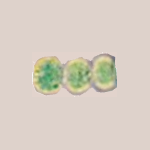
#> input picture dataset-processed/Train/Anabaena/123b6.png, 150 x 150 px, found by its file name; its folder holds 3 pictures in this run
$ jupyter execute 'Preprocessing Phase #2 - Equalization of image sizes.ipynb'
#> lines starting #> are read from the running program, lines starting #| are printed output that depends on the picture
# Preprocessing Phase #2 - Equalization of Image Sizes

### CTCB (Classification of Toxigenic CyanoBacterial genera) project

* ***Author : Iman Kianian***
* Paper Link :

--------------------

#### Import the necessary libraries

[cell 1]
import os
import glob
import cv2
import numpy as np
from PIL import Image
import uuid

---------------

## Defining 2 functions:

[cell 2]
def calculatebackground(img):
    """
        this function estimates the background color of an image.

        img (nd.array): an 2d numpy array (an image)
    """
    args_r = (img[:,0][:,0] ,img[:,-1][:,0],img[0,:][:,0] , img[-1,:][:,0] ) # collecting R channel of all surrounding pixels of the image
    args_g = (img[:,0][:,1] ,img[:,-1][:,1],img[0,:][:,1] , img[-1,:][:,1] ) # collecting G channel of all surrounding pixels of the image
    args_b = (img[:,0][:,2] ,img[:,-1][:,2],img[0,:][:,2] , img[-1,:][:,2] ) # collecting B channel of all surrounding pixels of the image

    args_r = np.concatenate(args_r)
    args_g = np.concatenate(args_g)
    args_b = np.concatenate(args_b)

    r = np.mean(args_r,axis=None)  # calculating mean on all R channels of all surrounding pixels of the image
    g = np.mean(args_g,axis=None)  # calculating mean on all G channels of all surrounding pixels of the image
    b = np.mean(args_b,axis=None)  # calculating mean on all B channels of all surrounding pixels of the image
    return int(np.round(r)),int(np.round(g)),int(np.round(b))

The background color from images will be inferred using the mean of the surrounding pixels in this function.

[cell 3]
def expand2square(pil_img, background_color,target_size=150):
    """
        this function convert a image to its square size of size = target_size

        pil_img (nd.array): an 2d numpy array (an image)
        background_color (tuple): a tuple of 3 components for (R,G,B) channels
        target_size (int): result image will be of size target_size x target_size
    """
    pil_img = Image.fromarray(pil_img)
    width, height = pil_img.size
    if width == height and width == target_size:
        return pil_img
    elif width > height:
        result = Image.new(pil_img.mode, (width, width), background_color)
        result.paste(pil_img, (0, (width - height) // 2))
        height = width
    else:
        result = Image.new(pil_img.mode, (height, height), background_color)
        result.paste(pil_img, ((height - width) // 2, 0))
        width = height

    if width>target_size:
        dim = (target_size,target_size)
        resized = cv2.resize(np.array(result), dim, interpolation = cv2.INTER_AREA)
        return resized
    elif width<target_size:
        resized = Image.new(result.mode, (target_size, target_size), background_color)
        resized.paste(result, ((target_size - width) // 2, (target_size - height) // 2))
        return resized
    else:
        return result

This function converts images to a specific size regardless of their initial size. If the initial size is small or large, we use upscaling or downscaling. we fill the empty pixels with a color that we derive from each image as its background.

# Load Dataset

#### *Training Dataset*

[cell 4]
Categories = list(os.listdir("../dataset/Train"))
Categories

[cell 5]
print(f'There are {len(Categories)} categories of oxigenic cyanobacterial genera.')

[cell 6]
images = {}
images_directory = {}
for cls in Categories:
    directory = "../dataset/Train/"+cls
    if os.path.isdir(directory):
        imags = []
        imgs_directory = []
        for i, filename in enumerate(os.listdir(directory)):
            image_format = filename.split('.')[-1]  # get image format (eg. png or jpg, etc.)
            if image_format in ('jpg','png'):
                addr = directory+"/"+filename
                image = cv2.imread(addr)
#> image is the input picture: shape (150, 150, 3); mean B, G, R 195.1, 206.4, 215.6
                imags.append(image)
                imgs_directory.append(addr)
        images[cls] = imags
        images_directory[cls] = imgs_directory

[cell 7]
images_directory

[cell 8]
images

[cell 9]
countofallimages = 0
for cls in Categories:
  print(f'Number of Images in {cls} class is = {len(images[cls])}')
  countofallimages += len(images[cls])

[cell 10]
X = []   # X stores images of train dataset
y = []   # y stores labels of each image
X_addr = []  # X_addr stores path of each image
for cls in Categories:
  for img in images[cls]:
    X.append(img)
    y.append(cls)
for cls in Categories:
  for img in images_directory[cls]:
    X_addr.append(img)
y = np.array(y)
X = np.array(X)
X_addr = np.array(X_addr)

[cell 11]
for i , img in enumerate(X):
    try:
        os.mkdir(f'../dataset-processed/Train/{y[i]}')
    except:
        pass
    address = f'../dataset-processed/Train/{y[i]}/{X_addr[i][17:].split("/")[1]}'
    new_X = expand2square(img,calculatebackground(img))
    cv2.imwrite(address, np.array(new_X))
#> this loop made 4 passes
#> pass 2, in expand2square (call 2), `pil_img = Image.fromarray(pil_img)`:
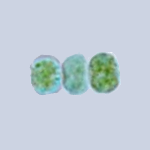
#> pil_img: PIL image 150x150 RGB; mean R, G, B 193.7, 205.7, 215.7
#> pass 3, in expand2square (call 3), `pil_img = Image.fromarray(pil_img)`:
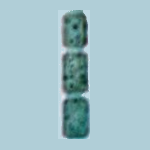
#> pil_img: PIL image 150x150 RGB; mean R, G, B 162.4, 193.8, 201.1

------------------

#### *Test Dataset*

[cell 12]
images = {}
images_directory = {}
for cls in Categories:
    directory = "../dataset/Test/"+cls
    if os.path.isdir(directory):
        imags = []
        imgs_directory = []
        for i, filename in enumerate(os.listdir(directory)):
            image_format = filename.split('.')[-1]  # get image format (eg. png or jpg, etc.)
#> image_format = 'png'
            if image_format in ('jpg','png'):
                addr = directory+"/"+filename
#> addr = '../dataset/Test/Anabaena/123b6.png'
                image = cv2.imread(addr)
                imags.append(image)
                imgs_directory.append(addr)
        images[cls] = imags
        images_directory[cls] = imgs_directory

[cell 13]
countofallimages = 0
for cls in Categories:
  print(f'Number of Images in {cls} class is = {len(images[cls])}')
  countofallimages += len(images[cls])

[cell 14]
X = []   # X stores images of test dataset
y = []   # y stores labels of each image
X_addr = []  # X_addr stores path of each image
for cls in Categories:
  for img in images[cls]:
    X.append(img)
    y.append(cls)
#> after the loop, X = 4 items; y = ['Anabaena', 'Anabaena', 'Anabaena', 'Aphanizomenon']
for cls in Categories:
  for img in images_directory[cls]:
    X_addr.append(img)
#> after the loop, X_addr = ['../dataset/Test/Anabaena/123b6.png', '../dataset/Test/Anabaena/13c27.png', '../dataset/Test/Anabaena/1c662.png', '../dataset/Test/Aphanizomenon/33c10.png']
y = np.array(y)
X = np.array(X)
X_addr = np.array(X_addr)

[cell 15]
for i , img in enumerate(X):
    try:
        os.mkdir(f'../dataset-processed/Test/{y[i]}')
    except:
        pass
    address = f'../dataset-processed/Test/{y[i]}/{X_addr[i][17:].split("/")[1]}'
    new_X = expand2square(img,calculatebackground(img))
    cv2.imwrite(address, np.array(new_X))
#> this loop made 4 passes
#> (r in calculatebackground, g in calculatebackground, b in calculatebackground) on passes 1 to 4: (203, 210, 222), (204, 211, 226), (176, 206, 215), (152, 158, 153)
